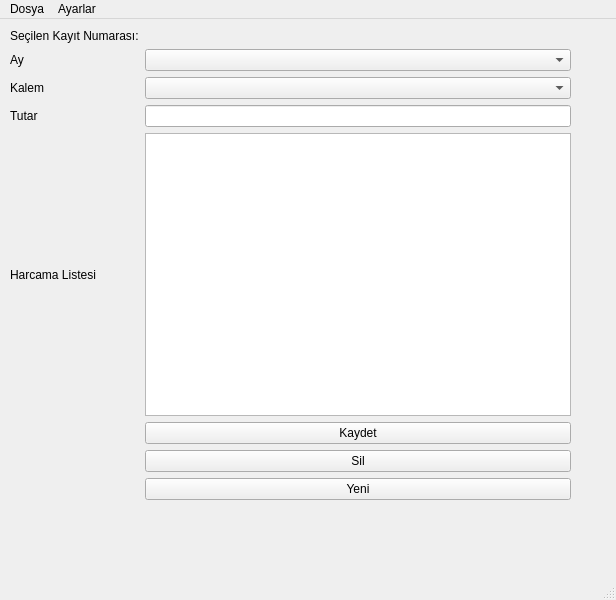
<?xml version="1.0" encoding="UTF-8"?>
<ui version="4.0">
 <class>MainWindow</class>
 <widget class="QMainWindow" name="MainWindow">
  <property name="geometry">
   <rect>
    <x>0</x>
    <y>0</y>
    <width>616</width>
    <height>600</height>
   </rect>
  </property>
  <property name="windowTitle">
   <string>MainWindow</string>
  </property>
  <widget class="QWidget" name="centralwidget">
   <widget class="QWidget" name="gridLayoutWidget">
    <property name="geometry">
     <rect>
      <x>10</x>
      <y>10</y>
      <width>561</width>
      <height>471</height>
     </rect>
    </property>
    <layout class="QGridLayout" name="gridLayout">
     <item row="2" column="2">
      <widget class="QComboBox" name="cmbKalem"/>
     </item>
     <item row="2" column="0">
      <widget class="QLabel" name="label_4">
       <property name="text">
        <string>Kalem</string>
       </property>
      </widget>
     </item>
     <item row="6" column="2">
      <widget class="QPushButton" name="btSil">
       <property name="text">
        <string>Sil</string>
       </property>
      </widget>
     </item>
     <item row="3" column="2">
      <widget class="QLineEdit" name="txtTutar"/>
     </item>
     <item row="7" column="2">
      <widget class="QPushButton" name="btYeni">
       <property name="text">
        <string>Yeni</string>
       </property>
      </widget>
     </item>
     <item row="4" column="2">
      <widget class="QTableWidget" name="lstHarcama">
       <property name="enabled">
        <bool>true</bool>
       </property>
      </widget>
     </item>
     <item row="3" column="0">
      <widget class="QLabel" name="label_5">
       <property name="text">
        <string>Tutar</string>
       </property>
      </widget>
     </item>
     <item row="1" column="2">
      <widget class="QComboBox" name="cmbAy"/>
     </item>
     <item row="1" column="0">
      <widget class="QLabel" name="label_3">
       <property name="text">
        <string>Ay</string>
       </property>
      </widget>
     </item>
     <item row="0" column="0">
      <widget class="QLabel" name="label_2">
       <property name="text">
        <string>Seçilen Kayıt Numarası:</string>
       </property>
      </widget>
     </item>
     <item row="5" column="2">
      <widget class="QPushButton" name="btKaydet">
       <property name="text">
        <string>Kaydet</string>
       </property>
      </widget>
     </item>
     <item row="4" column="0">
      <widget class="QLabel" name="label_6">
       <property name="text">
        <string>Harcama Listesi</string>
       </property>
      </widget>
     </item>
     <item row="0" column="2">
      <widget class="QLabel" name="lblKayit">
       <property name="text">
        <string/>
       </property>
      </widget>
     </item>
    </layout>
   </widget>
  </widget>
  <widget class="QMenuBar" name="menubar">
   <property name="geometry">
    <rect>
     <x>0</x>
     <y>0</y>
     <width>616</width>
     <height>26</height>
    </rect>
   </property>
   <widget class="QMenu" name="menuAyarlar">
    <property name="title">
     <string>Ayarlar</string>
    </property>
    <addaction name="separator"/>
    <addaction name="actionKalem_Ekle"/>
   </widget>
   <widget class="QMenu" name="menuDosya">
    <property name="title">
     <string>Dosya</string>
    </property>
    <addaction name="actionKaydet"/>
    <addaction name="actionG_ncelle"/>
    <addaction name="actionSil"/>
    <addaction name="separator"/>
    <addaction name="actionTemizle"/>
    <addaction name="separator"/>
    <addaction name="action_k"/>
   </widget>
   <addaction name="menuDosya"/>
   <addaction name="menuAyarlar"/>
  </widget>
  <widget class="QStatusBar" name="statusbar"/>
  <action name="actionKalem_Ekle">
   <property name="text">
    <string>Kalem Ekle</string>
   </property>
  </action>
  <action name="actionKaydet">
   <property name="text">
    <string>Kaydet</string>
   </property>
  </action>
  <action name="actionG_ncelle">
   <property name="text">
    <string>Güncelle</string>
   </property>
  </action>
  <action name="actionSil">
   <property name="text">
    <string>Sil</string>
   </property>
  </action>
  <action name="actionTemizle">
   <property name="text">
    <string>Temizle</string>
   </property>
  </action>
  <action name="action_k">
   <property name="text">
    <string>Çıkış</string>
   </property>
  </action>
 </widget>
 <resources/>
 <connections/>
</ui>
